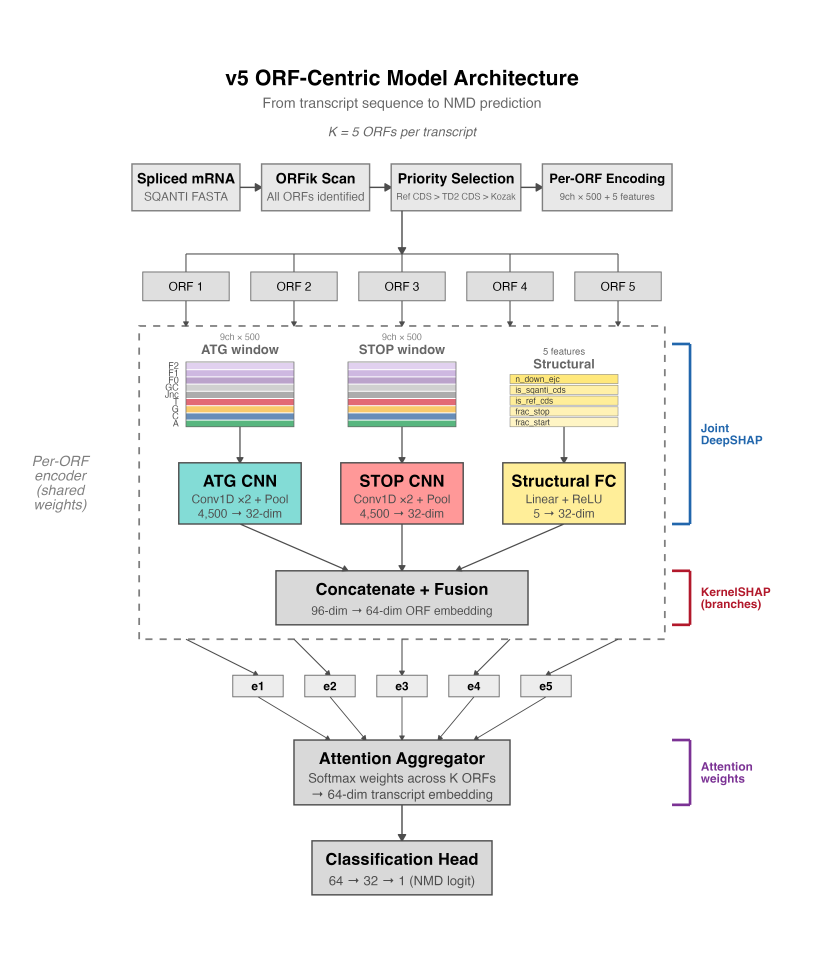
#> input picture figures/multipanel/figure5_dl_model/figure5_panelA_architecture.png, 4200 x 4898 px (shown at 1/5 size)
$ python figure5_composite.py
#> lines starting #> are read from the running program, lines starting #| are printed output that depends on the picture
"""
Figure 5 composite — DL model panels A–G with aspect-preserving layout.

Layout (~22.32 in × 12.00 in):

  ┌────────┬─────────────────────────┐
  │        │ B  ROC + PR     │  C    │
  │        │ inset           │       │
  │   A    ├─────────────────────────┤
  │ Model  │ D  Structural   │  E    │
  │ arch.  │ features        │       │
  │        ├─────────────────────────┤
  │        │ F  STOP SHAP    │  G    │
  └────────┴─────────────────────────┘

Right side: 3 rows × 2 cols, alphabetical order B C / D E / F G. Each
cell is 6×4 in (1.5:1, native for B/C/D/G). E and F (native 2:1) fit
width-wise with small top/bottom whitespace, preserving their native
aspect.

Panel A (native aspect 0.86) occupies the left column at full composite
height (12 in), preserving its native shape (width = 0.86 × 12 ≈ 10.32 in).

Cell width W = 6.0 in (1.5:1 → cell height 4.0 in).
"""

import sys
from pathlib import Path

import matplotlib.image as mpimg
import matplotlib.pyplot as plt
from matplotlib.gridspec import GridSpec

HERE = Path(__file__).resolve().parent
LIB = HERE.parents[1] / "lib"
sys.path.insert(0, str(LIB))

plt.rcParams["font.family"] = "sans-serif"
plt.rcParams["font.sans-serif"] = ["Arial", "Helvetica Neue", "Helvetica", "DejaVu Sans"]
plt.rcParams["pdf.fonttype"] = 42
plt.rcParams["ps.fonttype"] = 42

LBL_FS = 22
LBL_COLOR = "#111111"

# Cell geometry (matches B/C/D/G native 1.5:1)
CELL_W = 6.0
CELL_H = 4.0
N_RIGHT_COLS = 2
N_RIGHT_ROWS = 3

RIGHT_W = CELL_W * N_RIGHT_COLS              # = 12.0
RIGHT_H = CELL_H * N_RIGHT_ROWS              # = 12.0

# Panel A column preserves native aspect 0.86 at full composite height
A_ASPECT = 14.0 / 16.33                      # ≈ 0.857
A_H = RIGHT_H
A_W = A_ASPECT * A_H                         # ≈ 5.14

FIG_W = A_W + RIGHT_W
FIG_H = RIGHT_H

PANELS = {
    "A": "figure5_panelA_architecture.png",
    "B": "figure5_panelB_performance.png",
    "C": "figure5_panelC_branch_importance.png",
    "D": "figure5_panelD_structural_features.png",
    "E": "figure5_panelE_atg_logo.png",
    "F": "figure5_panelF_stop_logo.png",
    "G": "figure5_panelG_uorf_attention.png",
}


def add_panel(fig, gs_slot, letter, paths, aspect="auto"):
#> called with letter = 'A', aspect = 'auto'
    ax = fig.add_subplot(gs_slot)
    img = mpimg.imread(str(paths[letter]))
#> img is the input picture: shape (4898, 4200, 3) float32; mean R, G, B 0.816, 0.816, 0.816
    ax.imshow(img, aspect=aspect)
    ax.set_xticks([]); ax.set_yticks([])
    for s in ax.spines.values():
        s.set_visible(False)
    ax.text(
        0.0, 1.01, letter,
        transform=ax.transAxes,
        fontsize=LBL_FS, fontweight="bold", color=LBL_COLOR,
        ha="left", va="bottom",
    )
    return ax


def build_figure():
    paths = {k: HERE / v for k, v in PANELS.items()}

    fig = plt.figure(figsize=(FIG_W, FIG_H))

    # Outer split: A column on left, right grid on right.
    # top=0.955 leaves just enough headroom for the panel letters
    # (y=1.01 in axes coords, 22-pt bold).
    outer = GridSpec(
        1, 2, figure=fig,
        width_ratios=[A_W, RIGHT_W],
        left=0.005, right=0.998, top=0.955, bottom=0.015,
        wspace=0.015,
    )

    # Panel A: aspect="auto" since the cell is sized to A's native aspect.
    add_panel(fig, outer[0, 0], "A", paths, aspect="auto")

    # Right grid: 3 rows × 2 cols of 1.5:1 cells (matches B/C/D/G native).
    right_gs = outer[0, 1].subgridspec(
        N_RIGHT_ROWS, N_RIGHT_COLS,
        hspace=0.07, wspace=0.04,
    )

    # Row 1: B, C — both native 1.5:1.
    add_panel(fig, right_gs[0, 0], "B", paths, aspect="auto")
#> call 2 of add_panel, with letter = 'B', aspect = 'auto'
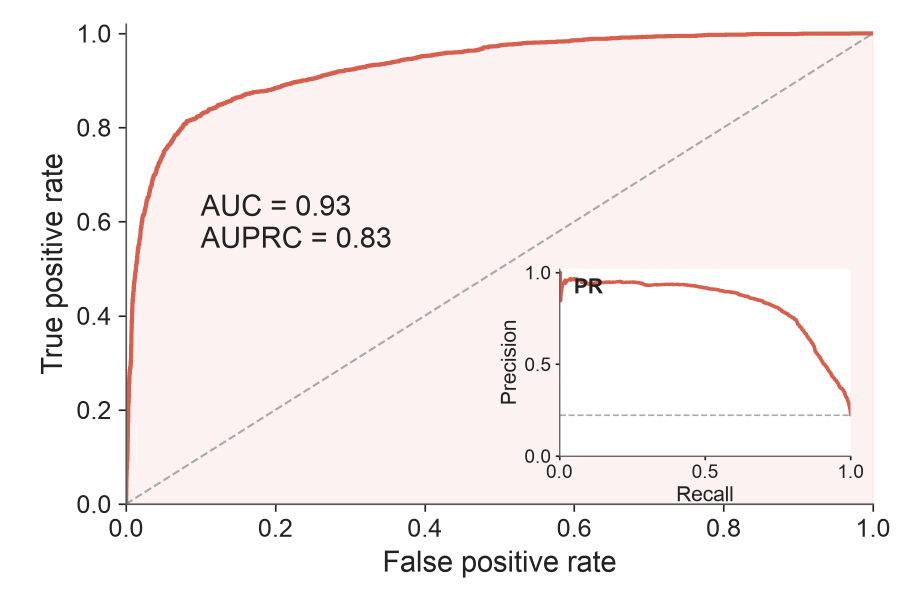
#> input picture figures/multipanel/figure5_dl_model/figure5_panelB_performance.png, 1800 x 1200 px (shown at 1/2 size)
#> in add_panel, img is the input picture: shape (1200, 1800, 4) float32; mean R, G, B, A 0.977, 0.956, 0.954, 1
    add_panel(fig, right_gs[0, 1], "C", paths, aspect="auto")
#> call 3 of add_panel, with letter = 'C', aspect = 'auto'
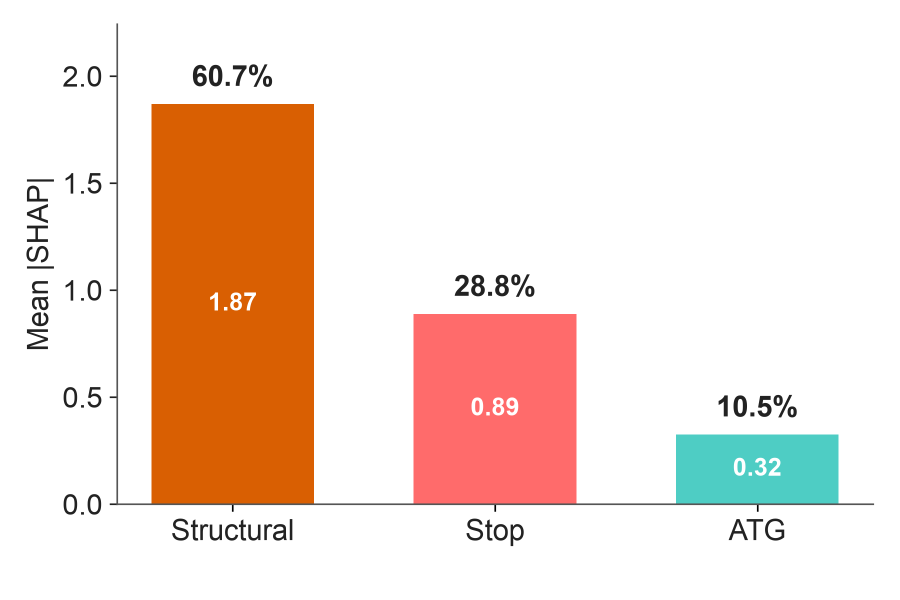
#> input picture figures/multipanel/figure5_dl_model/figure5_panelC_branch_importance.png, 1800 x 1200 px (shown at 1/2 size)
#> in add_panel, img is the input picture: shape (1200, 1800, 4) float32; mean R, G, B, A 0.957, 0.873, 0.828, 1

    # Row 2: D, E. D is 1.5:1 (auto); E is 2:1 (equal → whitespace).
    add_panel(fig, right_gs[1, 0], "D", paths, aspect="auto")
#> call 4 of add_panel, with letter = 'D', aspect = 'auto'
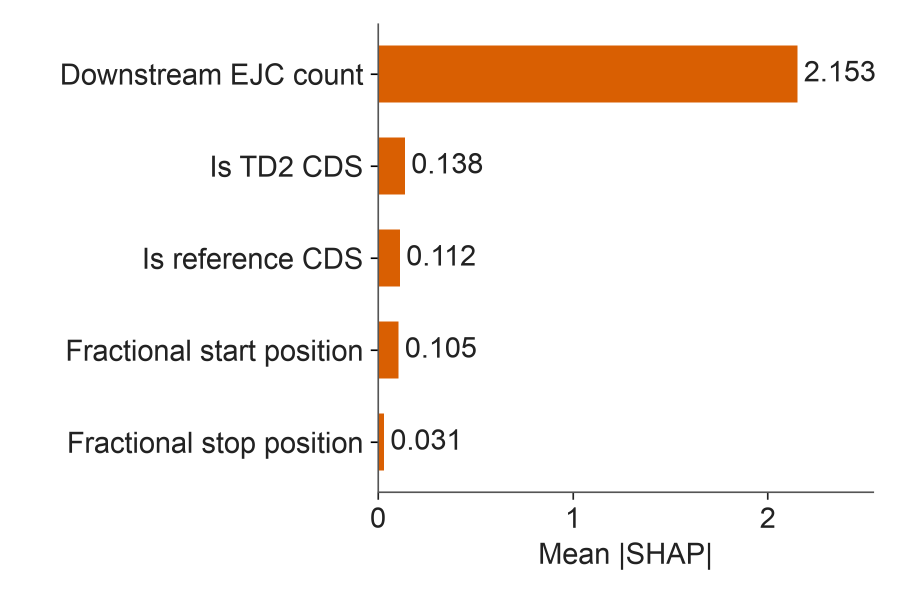
#> input picture figures/multipanel/figure5_dl_model/figure5_panelD_structural_features.png, 1800 x 1200 px (shown at 1/2 size)
#> in add_panel, img is the input picture: shape (1200, 1800, 4) float32; mean R, G, B, A 0.971, 0.946, 0.928, 1
    add_panel(fig, right_gs[1, 1], "E", paths, aspect="equal")

    # Row 3: F, G. F is 2:1 (equal → whitespace); G is 1.5:1 (auto).
    add_panel(fig, right_gs[2, 0], "F", paths, aspect="equal")
    add_panel(fig, right_gs[2, 1], "G", paths, aspect="auto")

    return fig


def main():
    fig = build_figure()

    from validate_figure_layout import validate_multipanel_layout
    validate_multipanel_layout(fig, verbose=True)

    out_dir = HERE
    fig.savefig(out_dir / "figure5_composite.pdf", facecolor="white")
    fig.savefig(out_dir / "figure5_composite.png", dpi=200, facecolor="white")
    print(f"Saved: figure5_composite.pdf and .png  ({FIG_W:.2f} × {FIG_H:.2f} in)")


if __name__ == "__main__":
#> (the run stopped early here; a loop or call above may not have finished)
